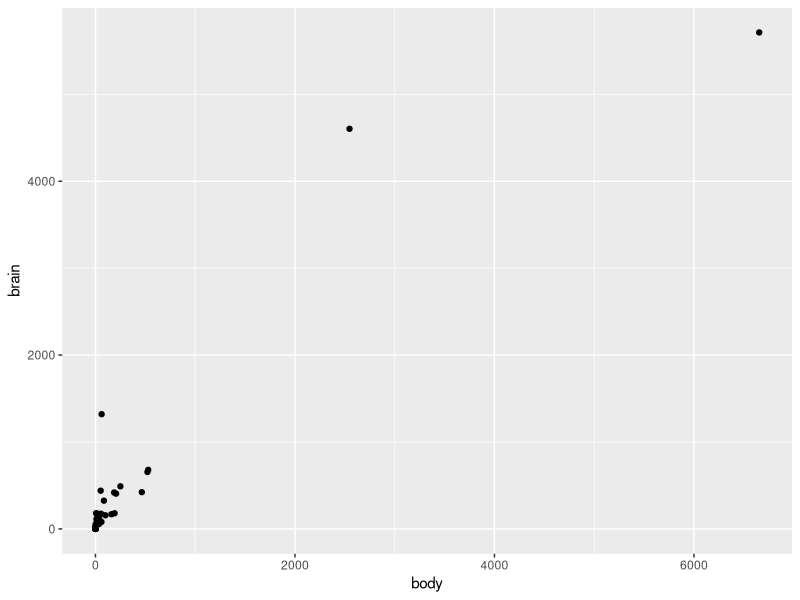
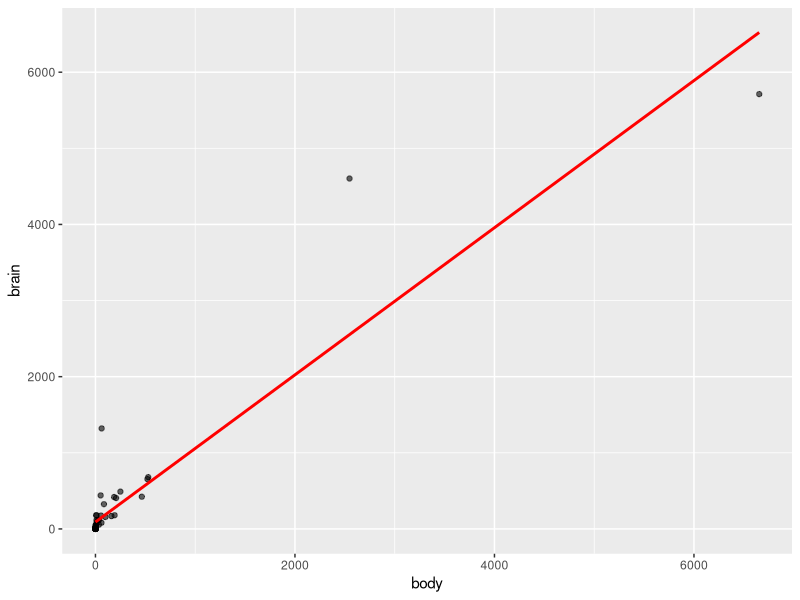
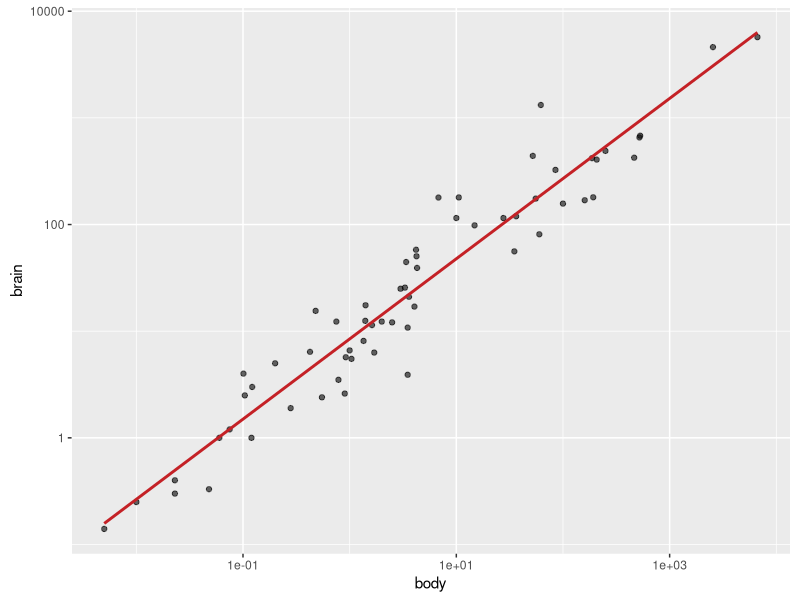
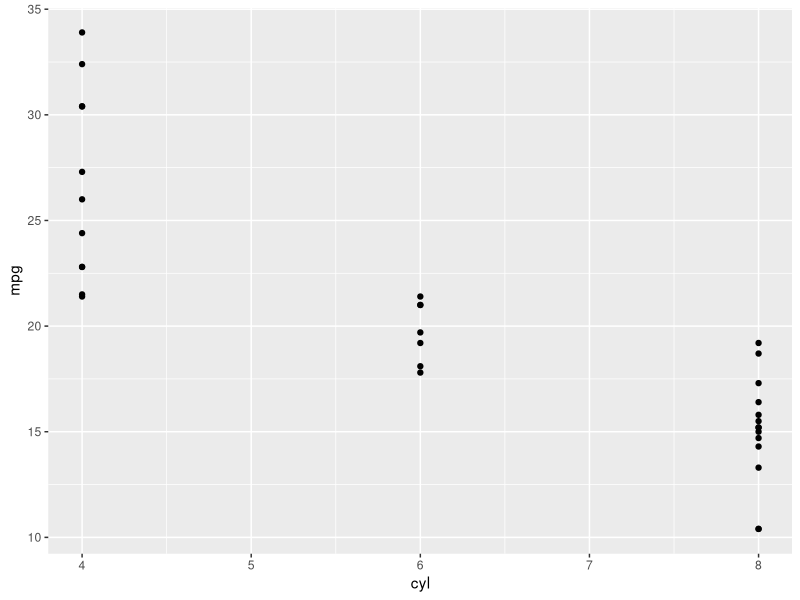
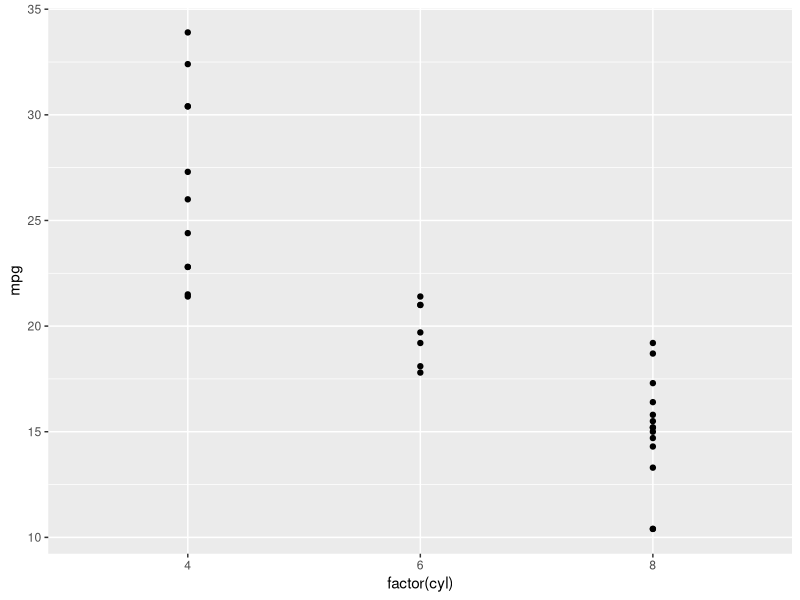
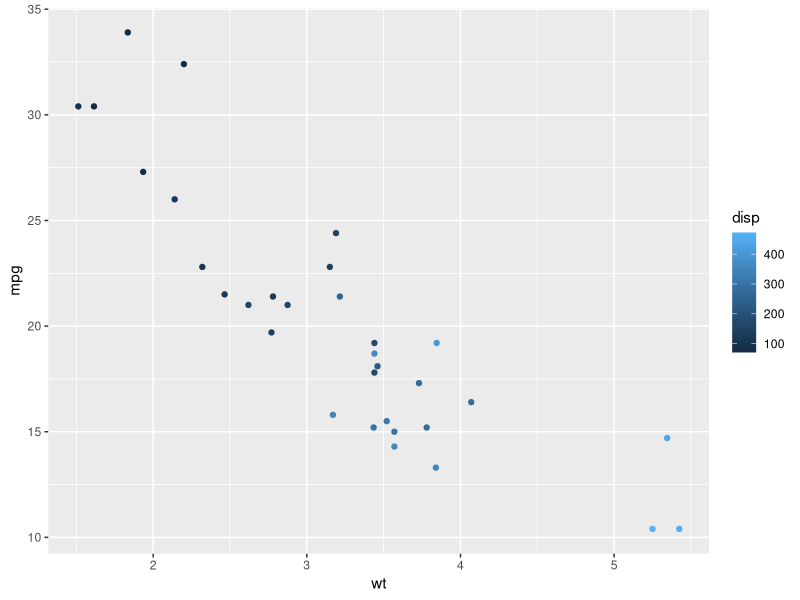
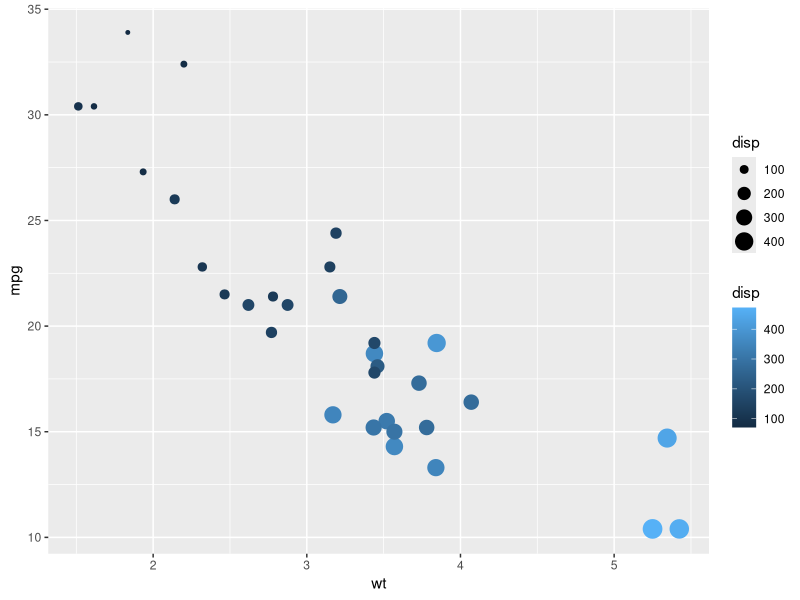

Source code (R) for these figures, in order: (Note: this script raises an error after producing the figures.)
## ---- chunk 1
knitr::opts_chunk$set(echo = TRUE)
## ---- chunk 2
library(ggplot2)
library(MASS)
data(mammals)
ggplot(mammals, aes(x = body, y = brain)) +
  geom_point()
## ---- chunk 3
ggplot(mammals, aes(x = body, y = brain)) +
  geom_point(alpha = 0.6) +
  stat_smooth(
    method = "lm",
    color = "red",
    se = FALSE
  )
## ---- chunk 4
ggplot(mammals, aes(x = body, y = brain)) +
  geom_point(alpha = 0.6) +
  coord_fixed() +
  scale_x_log10() +
  scale_y_log10() +
  stat_smooth(
    method = "lm",
    color = "#C42126",
    se = FALSE,
    size = 1
  )
## ---- chunk 5
# Load the ggplot2 package
library(ggplot2)

# Explore the mtcars data frame with str()
str(mtcars)

# Execute the following command
ggplot(mtcars, aes(cyl, mpg)) +
  geom_point()
## ---- chunk 6
# Load the ggplot2 package
library(ggplot2)

# Change the command below so that cyl is treated as factor
ggplot(mtcars, aes(factor(cyl), mpg)) +
  geom_point()
## ---- chunk 7
# Change the color aesthetic to a size aesthetic
ggplot(mtcars, aes(wt, mpg, color = disp)) +
  geom_point()

# Change the color aesthetic to a size aesthetic
ggplot(mtcars, aes(wt, mpg, color = disp, size = disp)) +
  geom_point()
## ---- chunk 8
library(ggplot2)
ggplot(mtcars, aes(wt, mpg, shape = disp)) +
  geom_point()
## ---- chunk 9
data(iris)
g <- ggplot(iris, aes(x = Sepal.Length, y = Sepal.Width))+
  geom_jitter()
## ---- chunk 10
g <- g + 
  labs(x = "Sepal Length (cm)", y = "Sepal Width (cm)") + 
  theme_classic()
g  
## ---- chunk 11
str(diamonds)
# Add geom_smooth() with +
ggplot(diamonds, aes(carat, price)) +
  geom_point() +
  geom_smooth()
## ---- chunk 12
# Map the color aesthetic to clarity
ggplot(diamonds, aes(carat, price, color = clarity)) +
  geom_point(alpha = 0.4) +
  geom_smooth()
## ---- chunk 13
plt_price_vs_carat <- ggplot(
  # Use the diamonds dataset
  diamonds,
  # For the aesthetics, map x to carat and y to price
  aes(carat,price)
) +

# Add a point layer to plt_price_vs_carat
 geom_point() +
 geom_smooth()
## ---- chunk 14
# From previous step
plt_price_vs_carat <- ggplot(diamonds, aes(carat, price))

# Edit this to map color to clarity,
# Assign the updated plot to a new object
plt_price_vs_carat_by_clarity <- plt_price_vs_carat + geom_point(aes(color = clarity))

# See the plot
plt_price_vs_carat_by_clarity
## ---- chunk 15
ggplot(iris, aes(x = Sepal.Length, y = Sepal.Width))+
  geom_point()
## ---- chunk 16
ggplot(iris, aes(x = Sepal.Length, y = Sepal.Width, color = Species))+
  geom_point()
## ---- chunk 17
# Map x to wt, y to mpg and color to fcyl
ggplot(mtcars, aes(wt, mpg, color = fcyl)) +
  geom_point()

ggplot(mtcars, aes(wt, mpg, color = fcyl)) +
  # Set the shape and size of the points
  geom_point(shape = 1, size = 4)
## ---- chunk 18
# Map fcyl to fill
ggplot(mtcars, aes(wt, mpg, fill = fcyl)) +
  geom_point(shape = 1, size = 4)
## ---- chunk 19
# Map color to fam
ggplot(mtcars, aes(wt, mpg, color = fam, fill = fcyl)) +
  geom_point(shape = 21, size = 4, alpha = 0.6)
## ---- chunk 20
# Establish the base layer
plt_mpg_vs_wt <- ggplot(mtcars, aes(wt, mpg))

# Map fcyl to size
plt_mpg_vs_wt +
  geom_point(aes(size = fcyl))
## ---- chunk 21
# Base layer
plt_mpg_vs_wt <- ggplot(mtcars, aes(wt, mpg))

# Map fcyl to shape, not alpha
plt_mpg_vs_wt +
  geom_point(aes(alpha = fcyl))
## ---- chunk 22
# Base layer
plt_mpg_vs_wt <- ggplot(mtcars, aes(wt, mpg))

# Map fcyl to shape, not alpha
plt_mpg_vs_wt +
  geom_point(aes(shape = fcyl))
## ---- chunk 23
# Base layer
plt_mpg_vs_wt <- ggplot(mtcars, aes(wt, mpg))

# Use text layer and map fcyl to label
plt_mpg_vs_wt +
  geom_text(aes(label = fcyl))
## ---- chunk 24
# A hexadecimal color
my_blue <- "#4ABEFF"

ggplot(mtcars, aes(wt, mpg)) +
  # Set the point color and alpha
  geom_point(color = my_blue, alpha = 0.6)
## ---- chunk 25
# A hexadecimal color
my_blue <- "#4ABEFF"

# Change the color mapping to a fill mapping
ggplot(mtcars, aes(wt, mpg, color = fill)) +
  # Set point size and shape
  geom_point(color = my_blue, size = 10, shape = 1)
## ---- chunk 26
# Plot price vs. carat, colored by clarity
plt_price_vs_carat_by_clarity <- ggplot(diamonds, aes(carat, price, color = clarity))

# Set transparency to 0.5
plt_price_vs_carat_by_clarity + geom_point(alpha = 0.5, shape = ".")
## ---- chunk 27
# Plot price vs. carat, colored by clarity
plt_price_vs_carat_by_clarity <- ggplot(diamonds, aes(carat, price, color = clarity))

# Set transparency to 0.5
plt_price_vs_carat_by_clarity + geom_point(alpha = 0.5, shape = "16")
## ---- chunk 28
# Plot base
plt_mpg_vs_fcyl_by_fam <- ggplot(mtcars, aes(fcyl, mpg, color = fam))

# Default points are shown for comparison
plt_mpg_vs_fcyl_by_fam + geom_point()
## ---- chunk 29
# Plot base
plt_mpg_vs_fcyl_by_fam <- ggplot(mtcars, aes(fcyl, mpg, color = fam))

# Default points are shown for comparison
plt_mpg_vs_fcyl_by_fam + geom_point()

# Alter the point positions by jittering, width 0.3
plt_mpg_vs_fcyl_by_fam + geom_point(position = position_jitter(0.3))
## ---- chunk 30
# Plot base
plt_mpg_vs_fcyl_by_fam <- ggplot(mtcars, aes(fcyl, mpg, color = fam))

# Default points are shown for comparison
plt_mpg_vs_fcyl_by_fam + geom_point()

# Now jitter and dodge the point positions
plt_mpg_vs_fcyl_by_fam + geom_point(position = position_jitterdodge(jitter.width = 0.3, dodge.width = 0.3))
## ---- chunk 31
ggplot(iris, aes(Sepal.Length, Sepal.Width, color = Species)) +
  # Swap for jitter layer with width 0.1
  geom_jitter(alpha = 0.5, width = 0.1)
## ---- chunk 32
ggplot(iris, aes(Sepal.Length, Sepal.Width, color = Species)) +
  # Set the position to jitter
  geom_point(position = "jitter", alpha = 0.5)
## ---- chunk 33
ggplot(iris, aes(Sepal.Length, Sepal.Width, color = Species)) +
  # Use a jitter position function with width 0.1
  geom_point(position = position_jitter(0.1))
## ---- chunk 34
# Examine the structure of Vocab
str(Vocab)

# Plot vocabulary vs. education
ggplot(Vocab, aes(education,vocabulary)) +
  # Add a point layer
  geom_point()
## ---- chunk 35
ggplot(Vocab, aes(education, vocabulary)) +
  # Change to a jitter layer
  geom_jitter()
## ---- chunk 36
ggplot(Vocab, aes(education, vocabulary)) +
  # Change to a jitter layer
  geom_jitter(alpha =0.2)
## ---- chunk 37
ggplot(Vocab, aes(education, vocabulary)) +
  # Change to a jitter layer
  geom_jitter(alpha =0.2, shape = 1)
## ---- chunk 38
# Plot mpg
ggplot(mtcars, aes(x=mpg)) +
  # Add a histogram layer
  geom_histogram()
## ---- chunk 39
# Plot mpg
ggplot(mtcars, aes(x=mpg)) +
  # Add a histogram layer
  geom_histogram(binwidth = 1)
## ---- chunk 40
# Map y to ..density..
ggplot(mtcars, aes(mpg, ..density..)) +
  geom_histogram(binwidth = 1)
## ---- chunk 41
datacamp_light_blue <- "#51A8C9"

ggplot(mtcars, aes(mpg, ..density..)) +
  # Set the fill color to datacamp_light_blue
  geom_histogram(binwidth = 1, fill = datacamp_light_blue)
## ---- chunk 42
# Update the aesthetics so the fill color is by fam
ggplot(mtcars, aes(mpg, fill = fam)) +
  geom_histogram(binwidth = 1)
## ---- chunk 43
ggplot(mtcars, aes(mpg, fill = fam)) +
  # Change the position to dodge
  geom_histogram(binwidth = 1, position = "dodge")
## ---- chunk 44
ggplot(mtcars, aes(mpg,fill = fam)) +
  # Change the position to fill
  geom_histogram(binwidth = 1, position = "fill")
## ---- chunk 45
ggplot(mtcars, aes(mpg, fill = fam)) +
  # Change the position to identity, with transparency 0.4
  geom_histogram(binwidth = 1, position = "identity", alpha = 0.4)
## ---- chunk 46
# Plot fcyl, filled by fam
ggplot(mtcars, aes(fcyl, fill = fam)) +
  # Add a bar layer
  geom_bar()
## ---- chunk 47
ggplot(mtcars, aes(fcyl, fill = fam)) +
  # Set the position to "fill"
  geom_bar(position = "fill")
## ---- chunk 48
ggplot(mtcars, aes(fcyl, fill = fam)) +
  # Change the position to "dodge"
  geom_bar(position = "dodge")
## ---- chunk 49
ggplot(mtcars, aes(cyl, fill = fam)) +
  # Set the transparency to 0.6
  geom_bar(position = position_dodge(width = 0.2))
## ---- chunk 50
ggplot(mtcars, aes(cyl, fill = fam)) +
  # Set the transparency to 0.6
  geom_bar(position = position_dodge(width = 0.2), alpha = 0.6)
## ---- chunk 51
# Plot education, filled by vocabulary
ggplot(Vocab, aes(education, fill = vocabulary)) +
  geom_bar() 
## ---- chunk 52
# Plot education, filled by vocabulary
ggplot(Vocab, aes(education, fill = vocabulary)) +
  # Add a bar layer with position "fill"
  geom_bar(position = "fill")
## ---- chunk 53
# Plot education, filled by vocabulary
ggplot(Vocab, aes(education, fill = vocabulary)) +
  # Add a bar layer with position "fill"
  geom_bar(position = "fill") +
  # Add a brewer fill scale with default palette
  scale_fill_brewer()
## ---- chunk 54
# Print the head of economics
head(economics)

# Using economics, plot unemploy vs. date
ggplot(economics, aes(date,unemploy)) +
  # Make it a line plot
  geom_line()
## ---- chunk 55
# Change the y-axis to the proportion of the population that is unemployed
ggplot(economics, aes(date,unemploy/pop)) +
  geom_line()
## ---- chunk 56
# Plot the Rainbow Salmon time series
ggplot(fish.species, aes(x = Year, y = Rainbow)) +
  geom_line()
## ---- chunk 57
# Plot the Pink Salmon time series
ggplot(fish.species, aes(Year,Pink)) +
  geom_line()
## ---- chunk 58
# Plot multiple time-series by grouping by species
ggplot(fish.tidy, aes(Year, Capture)) +
  geom_line(aes(group = Species))
## ---- chunk 59
# Plot multiple time-series by coloring by species
ggplot(fish.tidy, aes(x = Year, y = Capture, color = Species)) +
  geom_line(aes(group = Species))
## ---- chunk 60
# View the default plot
plt_prop_unemployed_over_time

# Remove legend entirely
plt_prop_unemployed_over_time +
  theme(legend.position = "none")
## ---- chunk 61
# Position the legend at the bottom of the plot
plt_prop_unemployed_over_time +
  theme(legend.position = "bottom")
## ---- chunk 62
# Position the legend inside the plot at (0.6, 0.1)
plt_prop_unemployed_over_time +
  theme(legend.position = c(0.6, 0.1))
## ---- chunk 63
plt_prop_unemployed_over_time +
  theme(
    # For all rectangles, set the fill color to grey92
    rect = element_rect(fill = "grey92"),
    # For the legend key, turn off the outline
    legend.key = element_rect(color = NA))
## ---- chunk 64
plt_prop_unemployed_over_time +
  theme(
    rect = element_rect(fill = "grey92"),
    legend.key = element_rect(color = NA),
    # Turn off axis ticks
    axis.ticks = element_blank(),
    # Turn off the panel grid
  panel.grid = element_blank()  
  )
## ---- chunk 65
plt_prop_unemployed_over_time +
  theme(
    rect = element_rect(fill = "grey92"),
    legend.key = element_rect(color = NA),
    axis.ticks = element_blank(),
    panel.grid = element_blank(),
    # Add major y-axis panel grid lines back
    panel.grid.major.y = element_line(
      # Set the color to white
      color = "white",
      # Set the size to 0.5
      size = 0.5,
      # Set the line type to dotted
      linetype = "dotted"
    )
  )
## ---- chunk 66
plt_prop_unemployed_over_time +
  theme(
    rect = element_rect(fill = "grey92"),
    legend.key = element_rect(color = NA),
    axis.ticks = element_blank(),
    panel.grid = element_blank(),
    panel.grid.major.y = element_line(
      color = "white",
      size = 0.5,
      linetype = "dotted"
    ),
    # Set the axis text color to grey25
    axis.text = element_text(color = "grey25"),
    # Set the plot title font face to italic and font size to 16
   plot.title = element_text(size = 16, face= "italic")
  )
## ---- chunk 67
# View the original plot
plt_mpg_vs_wt_by_cyl

plt_mpg_vs_wt_by_cyl +
  theme(
    # Set the axis tick length to 2 lines
    axis.ticks.length = unit(2, "lines")
  )
## ---- chunk 68
plt_mpg_vs_wt_by_cyl +
  theme(
    # Set the legend key size to 3 centimeters
    legend.key.size = unit(3,"cm")
  )
## ---- chunk 69
plt_mpg_vs_wt_by_cyl +
  theme(
    # Set the legend margin to (20, 30, 40, 50) points
    legend.margin = margin(20,30,40,50,"pt"))
## ---- chunk 70
plt_mpg_vs_wt_by_cyl +
  theme(
    # Set the plot margin to (10, 30, 50, 70) millimeters
    plot.margin = margin(10,30,50,70,"mm")
  )
## ---- chunk 71
# Add a black and white theme
plt_prop_unemployed_over_time +
  theme_bw()
## ---- chunk 72
# Add a classic theme
plt_prop_unemployed_over_time +
  theme_classic()
## ---- chunk 73
# Add a void theme
plt_prop_unemployed_over_time +
  theme_void()
## ---- chunk 74
# Use the fivethirtyeight theme
plt_prop_unemployed_over_time +
  theme_fivethirtyeight()
## ---- chunk 75
# Use Tufte's theme
plt_prop_unemployed_over_time +
  theme_tufte()
## ---- chunk 76
# Use the Wall Street Journal theme
plt_prop_unemployed_over_time +
  theme_wsj()
## ---- chunk 77
# Save the theme as theme_recession
heme_recession <- theme(
  rect = element_rect(fill = "grey92"),
  legend.key = element_rect(color = NA),
  axis.ticks = element_blank(),
  panel.grid = element_blank(),
  panel.grid.major.y = element_line(color = "white", size = 0.5, linetype = "dotted"),
  axis.text = element_text(color = "grey25"),
  plot.title = element_text(face = "italic", size = 16),
  legend.position = c(0.6, 0.1)
)

# Combine the Tufte theme with theme_recession
theme_tufte_recession <- theme_tufte() + theme_recession

# Add the Tufte recession theme to the plot
plt_prop_unemployed_over_time + theme_tufte_recession
## ---- chunk 78
theme_recession <- theme(
  rect = element_rect(fill = "grey92"),
  legend.key = element_rect(color = NA),
  axis.ticks = element_blank(),
  panel.grid = element_blank(),
  panel.grid.major.y = element_line(color = "white", size = 0.5, linetype = "dotted"),
  axis.text = element_text(color = "grey25"),
  plot.title = element_text(face = "italic", size = 16),
  legend.position = c(0.6, 0.1)
)
theme_tufte_recession <- theme_tufte() + theme_recession

# Set theme_tufte_recession as the default theme
theme_set(theme_tufte_recession)

# Draw the plot (without explicitly adding a theme)
plt_prop_unemployed_over_time
## ---- chunk 79
plt_prop_unemployed_over_time +
  # Add Tufte's theme
  theme_tufte()
## ---- chunk 80
plt_prop_unemployed_over_time +
  theme_tufte() +
  # Add individual theme elements
  theme(
    # Turn off the legend
    legend.position = "none",
    # Turn off the axis ticks
    axis.ticks = element_blank()
  )
## ---- chunk 81
plt_prop_unemployed_over_time +
  theme_tufte() +
  theme(
    legend.position = "none",
    axis.ticks = element_blank(),
    # Set the axis title's text color to grey60
    axis.title = element_text(color = "grey60"),
    # Set the axis text's text color to grey60
    axis.text = element_text(color = "grey60")
  )
## ---- chunk 82
plt_prop_unemployed_over_time +
  theme_tufte() +
  theme(
    legend.position = "none",
    axis.ticks = element_blank(),
    axis.title = element_text(color = "grey60"),
    axis.text = element_text(color = "grey60"),
    # Set the panel gridlines major y values
    panel.grid.major.y = element_line(
      # Set the color to grey60
      color = "grey60",
      # Set the size to 0.25
      size = 0.25,
      # Set the linetype to dotted
      linetype = "dotted"
    )
  )
## ---- chunk 83
# Add a geom_segment() layer
ggplot(gm2007, aes(x = lifeExp, y = country, color = lifeExp)) +
  geom_point(size = 4) +
  geom_segment(aes(xend = 30, yend = country), size = 2)
## ---- chunk 84
# Add a geom_text() layer
ggplot(gm2007, aes(x = lifeExp, y = country, color = lifeExp)) +
  geom_point(size = 4) +
  geom_segment(aes(xend = 30, yend = country), size = 2) +
  geom_text(aes(label = lifeExp), color = "white", size = 1.5)
## ---- chunk 85
# Set the color scale
palette <- brewer.pal(5, "RdYlBu")[-(2:4)]

# Modify the scales
ggplot(gm2007, aes(x = lifeExp, y = country, color = lifeExp)) +
  geom_point(size = 4) +
  geom_segment(aes(xend = 30, yend = country), size = 2) +
  geom_text(aes(label = round(lifeExp,1)), color = "white", size = 1.5) +
  scale_x_continuous("", expand = c(0, 0), limits = c(30, 90), position = "top") +
  scale_color_gradientn(colors = palette)
## ---- chunk 86
# Set the color scale
palette <- brewer.pal(5, "RdYlBu")[-(2:4)]

# Add a title and caption
ggplot(gm2007, aes(x = lifeExp, y = country, color = lifeExp)) +
  geom_point(size = 4) +
  geom_segment(aes(xend = 30, yend = country), size = 2) +
  geom_text(aes(label = round(lifeExp,1)), color = "white", size = 1.5) +
  scale_x_continuous("", expand = c(0,0), limits = c(30,90), position = "top") +
  scale_color_gradientn(colors = palette) +
  labs(title = "Highest and lowest life expectancies, 2007", caption = "Source: gapminder")
## ---- chunk 87
# Define the theme
plt_country_vs_lifeExp +
  theme_classic() +
  theme(axis.line.y = element_blank(),
        axis.ticks.y = element_blank(),
        axis.text = element_text(color = "black"),
        axis.title = element_blank(),
        legend.position = "none")
## ---- chunk 88
# Add a vertical line
plt_country_vs_lifeExp +
  step_1_themes +
  geom_vline(xintercept = global_mean, color = "grey40", linetype = 3)
## ---- chunk 89
# Add text
plt_country_vs_lifeExp +
  step_1_themes +
  geom_vline(xintercept = global_mean, color = "grey40", linetype = 3) +
  annotate(
    "text",
    x = x_start, y = y_start,
    label = "The\nglobal\naverage",
    vjust = 1, size = 3, color = "grey40"
  )
## ---- chunk 90
# Add a curve
plt_country_vs_lifeExp +  
  step_1_themes +
  geom_vline(xintercept = global_mean, color = "grey40", linetype = 3) +
  step_3_annotation +
  annotate(
    "curve",
    x = x_start, y = y_start,
    xend = x_end, yend = y_end,
    arrow = arrow(length = unit(0.2, "cm"), type = "closed"),
    color = "grey40"
  )
